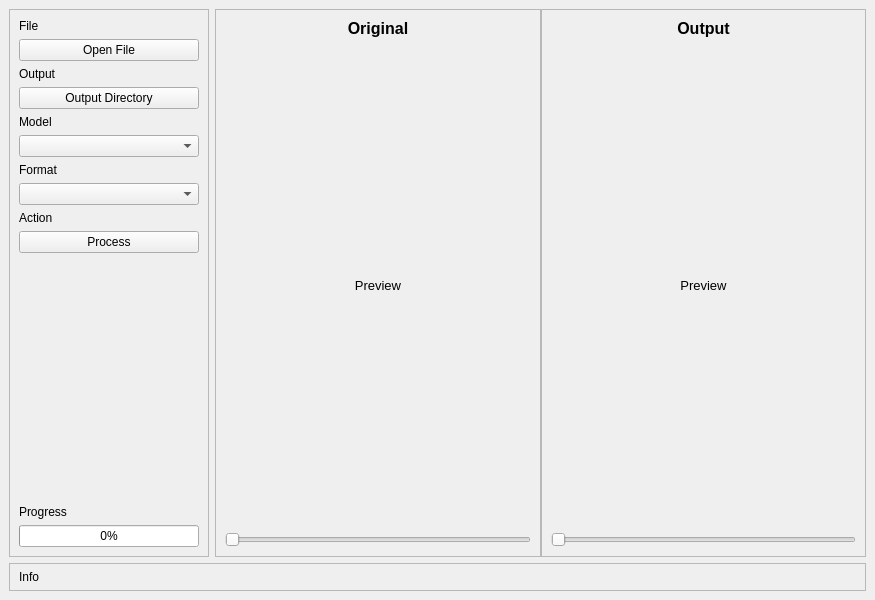
<?xml version="1.0" encoding="UTF-8"?>
<ui version="4.0">
 <class>MainWindow</class>
 <widget class="QMainWindow" name="MainWindow">
  <property name="geometry">
   <rect>
    <x>0</x>
    <y>0</y>
    <width>875</width>
    <height>600</height>
   </rect>
  </property>
  <property name="windowTitle">
   <string>MainWindow</string>
  </property>
  <widget class="QWidget" name="centralwidget">
   <layout class="QGridLayout" name="gridLayout">
    <item row="0" column="0" rowspan="2">
     <widget class="QFrame" name="frame">
      <property name="sizePolicy">
       <sizepolicy hsizetype="Preferred" vsizetype="Preferred">
        <horstretch>0</horstretch>
        <verstretch>0</verstretch>
       </sizepolicy>
      </property>
      <property name="minimumSize">
       <size>
        <width>200</width>
        <height>0</height>
       </size>
      </property>
      <property name="maximumSize">
       <size>
        <width>200</width>
        <height>16777215</height>
       </size>
      </property>
      <property name="frameShape">
       <enum>QFrame::StyledPanel</enum>
      </property>
      <property name="frameShadow">
       <enum>QFrame::Raised</enum>
      </property>
      <layout class="QGridLayout" name="gridLayout_2">
       <item row="10" column="0">
        <widget class="QLabel" name="label_4">
         <property name="font">
          <font>
           <family>Segoe UI</family>
          </font>
         </property>
         <property name="text">
          <string>Action</string>
         </property>
        </widget>
       </item>
       <item row="14" column="0">
        <widget class="QLabel" name="label_7">
         <property name="font">
          <font>
           <family>Segoe UI</family>
          </font>
         </property>
         <property name="text">
          <string>Progress</string>
         </property>
        </widget>
       </item>
       <item row="6" column="0">
        <widget class="QLabel" name="label_3">
         <property name="font">
          <font>
           <family>Segoe UI</family>
          </font>
         </property>
         <property name="text">
          <string>Model</string>
         </property>
        </widget>
       </item>
       <item row="3" column="0" colspan="2">
        <widget class="QPushButton" name="pushButtonFile">
         <property name="font">
          <font>
           <family>Segoe UI</family>
          </font>
         </property>
         <property name="text">
          <string>Open File</string>
         </property>
        </widget>
       </item>
       <item row="9" column="0" colspan="2">
        <widget class="QComboBox" name="comboBoxFormat">
         <property name="font">
          <font>
           <family>Segoe UI</family>
          </font>
         </property>
        </widget>
       </item>
       <item row="0" column="0">
        <widget class="QLabel" name="label">
         <property name="font">
          <font>
           <family>Segoe UI</family>
          </font>
         </property>
         <property name="text">
          <string>File</string>
         </property>
        </widget>
       </item>
       <item row="7" column="0" colspan="2">
        <widget class="QComboBox" name="comboBoxModel">
         <property name="font">
          <font>
           <family>Segoe UI</family>
          </font>
         </property>
        </widget>
       </item>
       <item row="5" column="0" colspan="2">
        <widget class="QPushButton" name="pushButtonOutput">
         <property name="minimumSize">
          <size>
           <width>130</width>
           <height>0</height>
          </size>
         </property>
         <property name="font">
          <font>
           <family>Segoe UI</family>
          </font>
         </property>
         <property name="text">
          <string>Output Directory</string>
         </property>
        </widget>
       </item>
       <item row="15" column="0" colspan="2">
        <widget class="QProgressBar" name="progressBar">
         <property name="font">
          <font>
           <family>Segoe UI</family>
          </font>
         </property>
         <property name="value">
          <number>0</number>
         </property>
         <property name="alignment">
          <set>Qt::AlignCenter</set>
         </property>
         <property name="textVisible">
          <bool>true</bool>
         </property>
        </widget>
       </item>
       <item row="8" column="0">
        <widget class="QLabel" name="label_9">
         <property name="font">
          <font>
           <family>Segoe UI</family>
          </font>
         </property>
         <property name="text">
          <string>Format</string>
         </property>
        </widget>
       </item>
       <item row="4" column="0">
        <widget class="QLabel" name="label_2">
         <property name="font">
          <font>
           <family>Segoe UI</family>
          </font>
         </property>
         <property name="text">
          <string>Output</string>
         </property>
        </widget>
       </item>
       <item row="12" column="0" colspan="2">
        <widget class="QPushButton" name="pushButtonProcess">
         <property name="font">
          <font>
           <family>Segoe UI</family>
          </font>
         </property>
         <property name="text">
          <string>Process</string>
         </property>
        </widget>
       </item>
       <item row="13" column="0" colspan="2">
        <spacer name="verticalSpacer">
         <property name="orientation">
          <enum>Qt::Vertical</enum>
         </property>
         <property name="sizeHint" stdset="0">
          <size>
           <width>20</width>
           <height>40</height>
          </size>
         </property>
        </spacer>
       </item>
      </layout>
     </widget>
    </item>
    <item row="0" column="1" rowspan="2">
     <widget class="QWidget" name="widget" native="true">
      <property name="sizePolicy">
       <sizepolicy hsizetype="Expanding" vsizetype="Preferred">
        <horstretch>0</horstretch>
        <verstretch>0</verstretch>
       </sizepolicy>
      </property>
      <layout class="QHBoxLayout" name="horizontalLayout">
       <property name="spacing">
        <number>0</number>
       </property>
       <property name="leftMargin">
        <number>0</number>
       </property>
       <property name="topMargin">
        <number>0</number>
       </property>
       <property name="rightMargin">
        <number>0</number>
       </property>
       <property name="bottomMargin">
        <number>0</number>
       </property>
       <item>
        <widget class="QSplitter" name="splitter">
         <property name="lineWidth">
          <number>1</number>
         </property>
         <property name="orientation">
          <enum>Qt::Horizontal</enum>
         </property>
         <property name="opaqueResize">
          <bool>true</bool>
         </property>
         <property name="handleWidth">
          <number>0</number>
         </property>
         <property name="childrenCollapsible">
          <bool>true</bool>
         </property>
         <widget class="QFrame" name="frame_2">
          <property name="sizePolicy">
           <sizepolicy hsizetype="Expanding" vsizetype="Preferred">
            <horstretch>0</horstretch>
            <verstretch>0</verstretch>
           </sizepolicy>
          </property>
          <property name="frameShape">
           <enum>QFrame::StyledPanel</enum>
          </property>
          <property name="frameShadow">
           <enum>QFrame::Raised</enum>
          </property>
          <layout class="QVBoxLayout" name="verticalLayout_2">
           <property name="rightMargin">
            <number>9</number>
           </property>
           <item>
            <widget class="QLabel" name="label_5">
             <property name="sizePolicy">
              <sizepolicy hsizetype="Preferred" vsizetype="Fixed">
               <horstretch>0</horstretch>
               <verstretch>0</verstretch>
              </sizepolicy>
             </property>
             <property name="font">
              <font>
               <family>Segoe UI</family>
               <pointsize>12</pointsize>
               <weight>75</weight>
               <bold>true</bold>
              </font>
             </property>
             <property name="text">
              <string>Original</string>
             </property>
             <property name="alignment">
              <set>Qt::AlignCenter</set>
             </property>
            </widget>
           </item>
           <item>
            <spacer name="verticalSpacer_3">
             <property name="orientation">
              <enum>Qt::Vertical</enum>
             </property>
             <property name="sizeHint" stdset="0">
              <size>
               <width>20</width>
               <height>40</height>
              </size>
             </property>
            </spacer>
           </item>
           <item>
            <widget class="QLabel" name="labelOriginal">
             <property name="sizePolicy">
              <sizepolicy hsizetype="Ignored" vsizetype="Preferred">
               <horstretch>0</horstretch>
               <verstretch>0</verstretch>
              </sizepolicy>
             </property>
             <property name="font">
              <font>
               <family>Segoe UI</family>
               <pointsize>10</pointsize>
              </font>
             </property>
             <property name="text">
              <string>Preview</string>
             </property>
             <property name="alignment">
              <set>Qt::AlignCenter</set>
             </property>
            </widget>
           </item>
           <item>
            <spacer name="verticalSpacer_2">
             <property name="orientation">
              <enum>Qt::Vertical</enum>
             </property>
             <property name="sizeHint" stdset="0">
              <size>
               <width>20</width>
               <height>40</height>
              </size>
             </property>
            </spacer>
           </item>
           <item>
            <widget class="QSlider" name="horizontalSliderOriginal">
             <property name="maximum">
              <number>100</number>
             </property>
             <property name="singleStep">
              <number>1</number>
             </property>
             <property name="orientation">
              <enum>Qt::Horizontal</enum>
             </property>
            </widget>
           </item>
          </layout>
         </widget>
         <widget class="QFrame" name="frame_3">
          <property name="sizePolicy">
           <sizepolicy hsizetype="Expanding" vsizetype="Preferred">
            <horstretch>0</horstretch>
            <verstretch>0</verstretch>
           </sizepolicy>
          </property>
          <property name="frameShape">
           <enum>QFrame::StyledPanel</enum>
          </property>
          <property name="frameShadow">
           <enum>QFrame::Raised</enum>
          </property>
          <layout class="QVBoxLayout" name="verticalLayout">
           <property name="leftMargin">
            <number>9</number>
           </property>
           <item>
            <widget class="QLabel" name="label_6">
             <property name="sizePolicy">
              <sizepolicy hsizetype="Preferred" vsizetype="Fixed">
               <horstretch>0</horstretch>
               <verstretch>0</verstretch>
              </sizepolicy>
             </property>
             <property name="font">
              <font>
               <family>Segoe UI</family>
               <pointsize>12</pointsize>
               <weight>75</weight>
               <bold>true</bold>
              </font>
             </property>
             <property name="text">
              <string>Output</string>
             </property>
             <property name="alignment">
              <set>Qt::AlignCenter</set>
             </property>
            </widget>
           </item>
           <item>
            <spacer name="verticalSpacer_5">
             <property name="orientation">
              <enum>Qt::Vertical</enum>
             </property>
             <property name="sizeHint" stdset="0">
              <size>
               <width>20</width>
               <height>40</height>
              </size>
             </property>
            </spacer>
           </item>
           <item>
            <widget class="QLabel" name="labelOutput">
             <property name="sizePolicy">
              <sizepolicy hsizetype="Ignored" vsizetype="Preferred">
               <horstretch>0</horstretch>
               <verstretch>0</verstretch>
              </sizepolicy>
             </property>
             <property name="font">
              <font>
               <family>Segoe UI</family>
               <pointsize>10</pointsize>
              </font>
             </property>
             <property name="text">
              <string>Preview</string>
             </property>
             <property name="alignment">
              <set>Qt::AlignCenter</set>
             </property>
            </widget>
           </item>
           <item>
            <spacer name="verticalSpacer_4">
             <property name="orientation">
              <enum>Qt::Vertical</enum>
             </property>
             <property name="sizeHint" stdset="0">
              <size>
               <width>20</width>
               <height>40</height>
              </size>
             </property>
            </spacer>
           </item>
           <item>
            <widget class="QSlider" name="horizontalSliderOutput">
             <property name="maximum">
              <number>100</number>
             </property>
             <property name="orientation">
              <enum>Qt::Horizontal</enum>
             </property>
            </widget>
           </item>
          </layout>
         </widget>
        </widget>
       </item>
      </layout>
     </widget>
    </item>
    <item row="2" column="0" colspan="2">
     <widget class="QFrame" name="frame_4">
      <property name="sizePolicy">
       <sizepolicy hsizetype="Preferred" vsizetype="Fixed">
        <horstretch>0</horstretch>
        <verstretch>0</verstretch>
       </sizepolicy>
      </property>
      <property name="frameShape">
       <enum>QFrame::StyledPanel</enum>
      </property>
      <property name="frameShadow">
       <enum>QFrame::Raised</enum>
      </property>
      <layout class="QHBoxLayout" name="horizontalLayout_2">
       <property name="topMargin">
        <number>6</number>
       </property>
       <property name="bottomMargin">
        <number>6</number>
       </property>
       <item>
        <widget class="QLabel" name="labelStatusBar">
         <property name="text">
          <string>Info</string>
         </property>
        </widget>
       </item>
      </layout>
     </widget>
    </item>
   </layout>
  </widget>
 </widget>
 <resources/>
 <connections/>
</ui>
